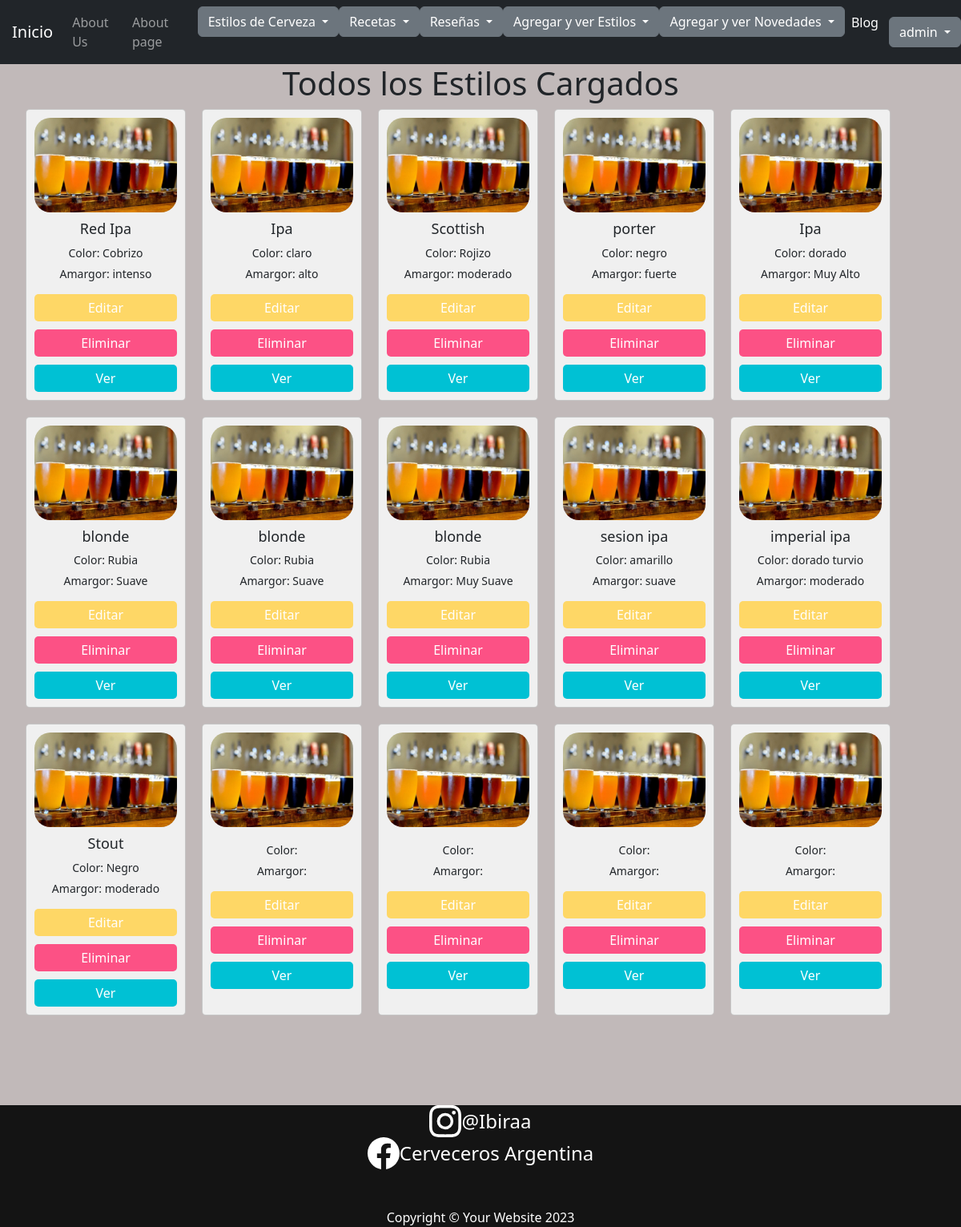
/app/verBD/ (signed in), run on the app's committed database.
### Appfinal/models.py (models this page shows, shortened)
class Estilos(models.Model):
    nombre = models.CharField(max_length=40)
    color = models.CharField(max_length=40)
    amargor = models.CharField(max_length=40)
    descripcion = models.TextField(max_length=200)

### Appfinal/views.py (the view)
# urls.py: path('verBD/', ver_BD, name="VerBD" ),
@login_required
def ver_BD(request):
    estilos = Estilos.objects.all()  # trae todos los cursos
    contexto = {"estilos": estilos}
    return render(request, "Appfinal/leer_BD.html", contexto)

### Appfinal/context_processors.py (called while the page is built)
def custom_user(request):
    context = auth(request)
    user = context['user']
    if user.is_authenticated:
        imagen = Imagen.objects.filter(user=request.user.id)
        cant = len(imagen)
        if cant > 0:
            context['user_avatar'] = imagen[cant-1]
        else:
            context['user_avatar'] = ""
    return context

### Appfinal/template/Appfinal/leer_BD.html (shortened to what this page needs)
{% extends "Appfinal/index.html" %}
{% load static %}
{% block content %}
<h1>Todos los Estilos Cargados</h1>
<ul class="card-list">
    {% for estilo in estilos %}
      <li class="card">
        <img src="{% static 'Appfinal/imagenes/estilos.jpg' %}" class="card-img" alt="...">
        <h5 class="card-title">{{ estilo.nombre }}</h5>
        <p class="card-text">Color: {{ estilo.color }}</p>
        <p class="card-text">Amargor: {{ estilo.amargor }}</p>
        {% if perms.Appfinal.change_estilo %}
          <a href="{% url 'EditarEstilo' estilo.id %}" class="btn-edit">Editar</a>
        {% endif %}
        {% if perms.Appfinal.delete_estilo %}
          <a onclick="return confirm('¿Estás seguro de que deseas eliminar el estilo?')" href="{% url 'DeleteEstilo' estilo.id %}" class="btn-delete">Eliminar</a>
        {% endif %}
        <a href="{% url 'VerEstilo' estilo.id %}" class="btn-view">Ver</a>
      </li>
    {% endfor %}
  </ul>
{% endblock %}

### Appfinal/template/Appfinal/index.html (shortened to what this page needs)
<!DOCTYPE html>
{% load static %}
<html lang="en">
    <head>
        <link href="{% static 'Appfinal/css/styles.css' %}" rel="stylesheet" />
    </head>
    <body>
        <nav class="navbar navbar-expand-lg navbar-dark bg-dark" style="width: 100%;">
            <div class="container-fluid justify-content-center" style="margin-left: 10px;">
                <a class="navbar-brand" href="{% url 'Inicio2' %}" style="margin-left: 5px;">Inicio</a>
                <div class="collapse navbar-collapse" id="navbarSupportedContent">
                    <ul class="navbar-nav ms-auto mb-2 mb-lg-0">
                        <li class="nav-item"><a class="nav-link" href="{% url 'About' %}">About Us</a></li>
                        <li class="nav-item"><a class="nav-link" href="{% url 'Nosotros' %}">About page</a></li>
                        <div class="dropdown">
                            <button class="btn btn-secondary dropdown-toggle" type="button" id="dropdownMenuButton1" data-bs-toggle="dropdown" aria-expanded="false">
                                Estilos de Cerveza
                            </button>
                        </div>
                        <div class="dropdown">
                            <button class="btn btn-secondary dropdown-toggle" type="button" id="dropdownMenuButton1" data-bs-toggle="dropdown" aria-expanded="false">
                                Recetas
                            </button>
                        </div>
                        <div class="dropdown">
                            <button class="btn btn-secondary dropdown-toggle" type="button" id="dropdownMenuButton1" data-bs-toggle="dropdown" aria-expanded="false">
                                Reseñas
                            </button>
                        </div>
                        <div class="dropdown">
                            <button class="btn btn-secondary dropdown-toggle" type="button" id="dropdownMenuButton1" data-bs-toggle="dropdown" aria-expanded="false">
                                Agregar y ver Estilos
                            </button>
                        </div>
                        <div class="dropdown">
                            <button class="btn btn-secondary dropdown-toggle" type="button" id="dropdownMenuButton1" data-bs-toggle="dropdown" aria-expanded="false">
                                Agregar y ver Novedades
                            </button>
                        </div>
                        <li class="nav-item"><a class="nav-link active" aria-current="page" href="{% url 'Blog' %}">Blog</a></li>
                    </ul>
                </div>
                {% if request.user.is_authenticated %}
                <div class="dropdown">
                    <button class="btn btn-secondary dropdown-toggle" type="button" id="dropdownMenuButton1" data-bs-toggle="dropdown" aria-expanded="false">
                        {{ request.user.username }}
                    </button>
                </div>
                          {% endif %}
            </div>
        </nav>
        {% block content %}{% endblock %}
<br>
<br>
<br>
<br>
        <footer class="footer dark">
            <div class="content" >
                <div class="icon-text-container">
                    <a href="https://www.instagram.com/ibirraa/" target="_blank" style="text-decoration: none;">
                    <div class="icon-container" style="text-align: center; display: flex; justify-content: center; align-items: center; height: 100%;">
                    </a>
                        <span style="color: white; font-size: 24px; text-align: center; display: block;">@Ibiraa</span>
                </div>
                <div class="icon-text-container">
                    <a href="https://www.facebook.com/Cerveceros Argentinos/" target="_blank" style="text-decoration: none;">
                    <div class="icon-container" style="text-align: center; display: flex; justify-content: center; align-items: center; height: 100%;">
                    </a>
                        <span style="color: white; font-size: 24px; text-align: center; display: block;">Cerveceros Argentina</span>
                    </div>
                    <br>
                    <br>
                <p class="m-0 text-center text-white">Copyright &copy; Your Website 2023</p>
            </div>
        </footer>
    </body>
</html>

### Appfinal/template/Appfinal/index.html (style rules this page uses)
body { display: flex; justify-content: center; align-items: center; flex-direction: column; text-align: left; height: 100%; }
body { background-color: antiquewhite ; }
footer { flex-shrink: 0; }
.dark { background-color: #000000e4; color: #fff; width: 100%; text-align: center; display: flex; justify-content: center; }
.content { text-align: center; }
.navbar .nav-item { margin-right: 5px; }

### Appfinal/template/Appfinal/leer_BD.html (style rules this page uses)
.card-list { list-style: none; display: flex; flex-wrap: wrap; gap: 20px; }
.card { width: 200px; padding: 10px; background-color: #f0f0f0; border-radius: 5px; text-align: center; }
.card-img { width: 100%; height: auto; border-radius: 20px; }
.card-title { margin-top: 10px; font-size: 18px; }
.card-text { font-size: 14px; margin-bottom: 5px; }
.btn-edit, .btn-delete, .btn-view { display: block; margin-top: 10px; padding: 5px 10px; border-radius: 5px; text-decoration: none; color: #fff; background-color: #0099ff; }
.btn-edit { background-color: #fed766; }
.btn-delete { background-color: #fc5185; }
.btn-view { background-color: #00c1d4; }
body { background-color: #c1b9b9; }

### data on the page
Estilos: nombre "Red Ipa", color "Cobrizo", amargor "intenso"
Estilos: nombre "Ipa", color "claro", amargor "alto"
Estilos: nombre "Scottish", color "Rojizo", amargor "moderado"
Estilos: nombre "porter", color "negro", amargor "fuerte"
Estilos: nombre "Ipa", color "dorado", amargor "Muy Alto"
Estilos: nombre "blonde", color "Rubia", amargor "Suave"
Estilos: nombre "blonde", color "Rubia", amargor "Suave"
Estilos: nombre "blonde", color "Rubia", amargor "Muy Suave"
Estilos: nombre "sesion ipa", color "amarillo", amargor "suave"
Estilos: nombre "imperial ipa", color "dorado turvio", amargor "moderado"
Estilos: nombre "Stout", color "Negro", amargor "moderado"

### other printed values
{{ request.user.username }} "admin"
